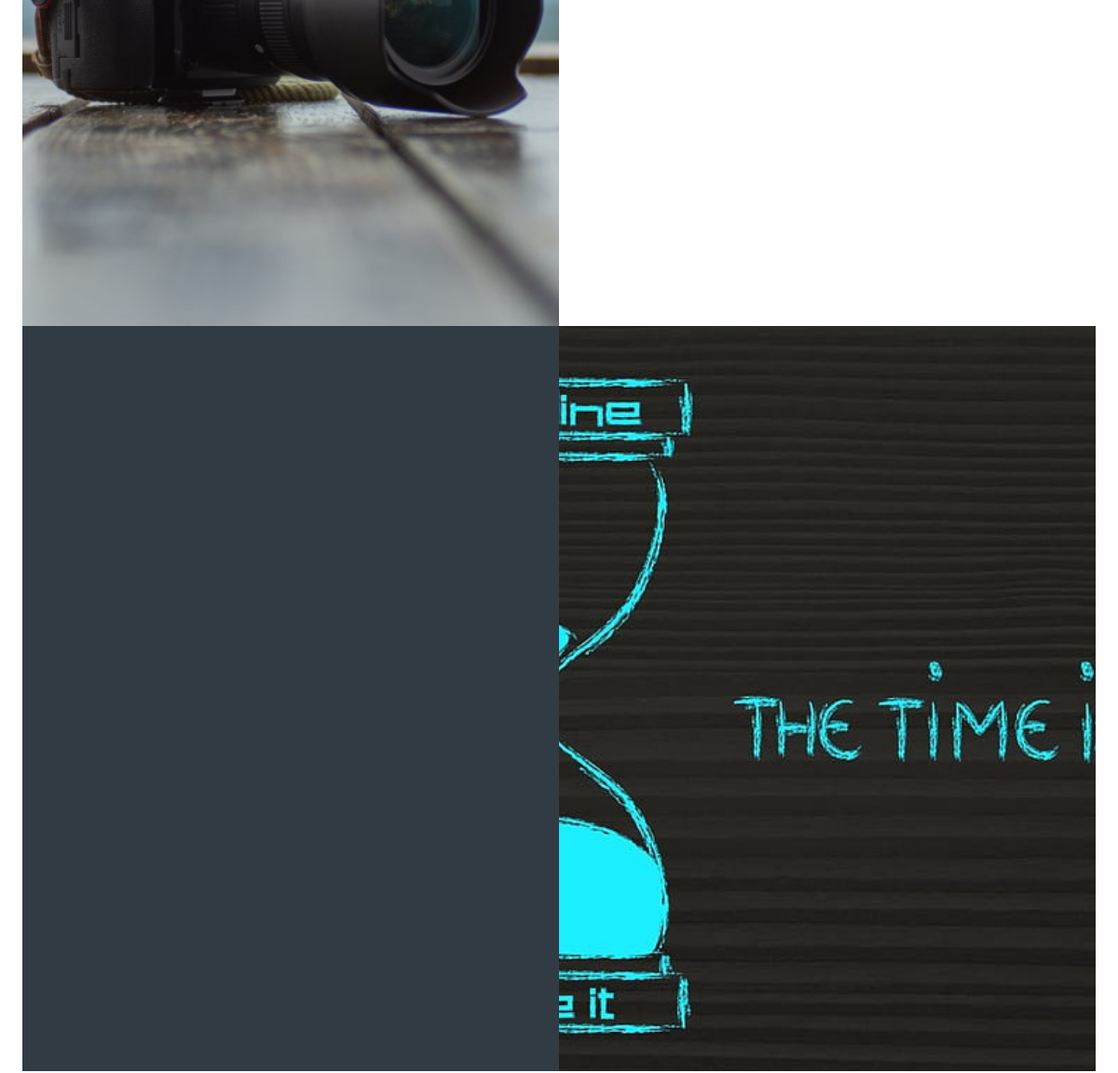
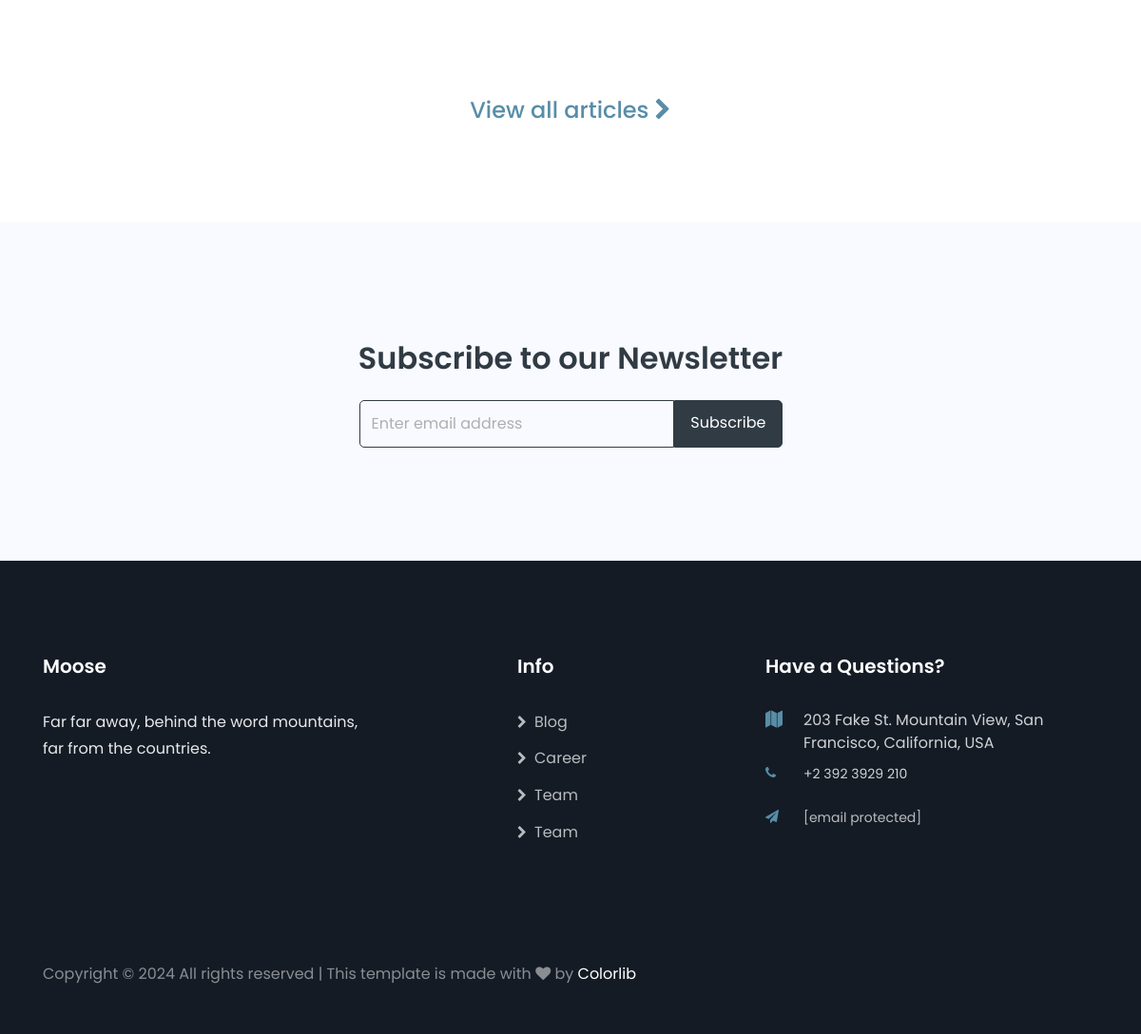
The app's page / (lower part), older data (2 pictures, top to bottom).
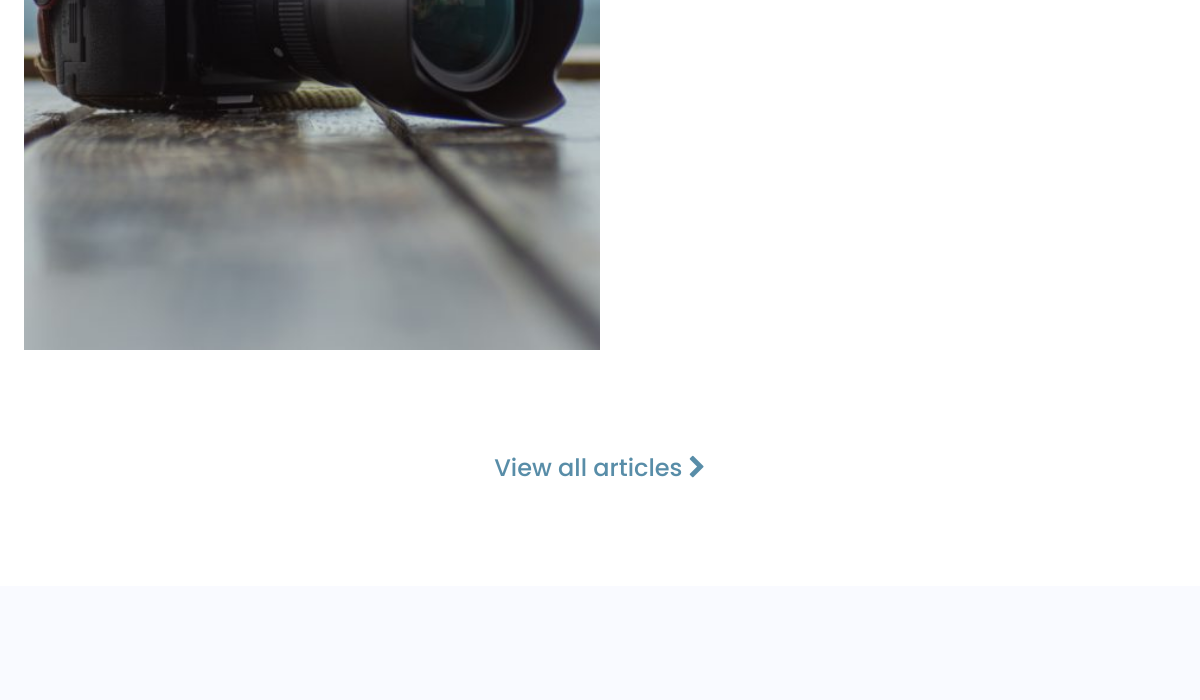
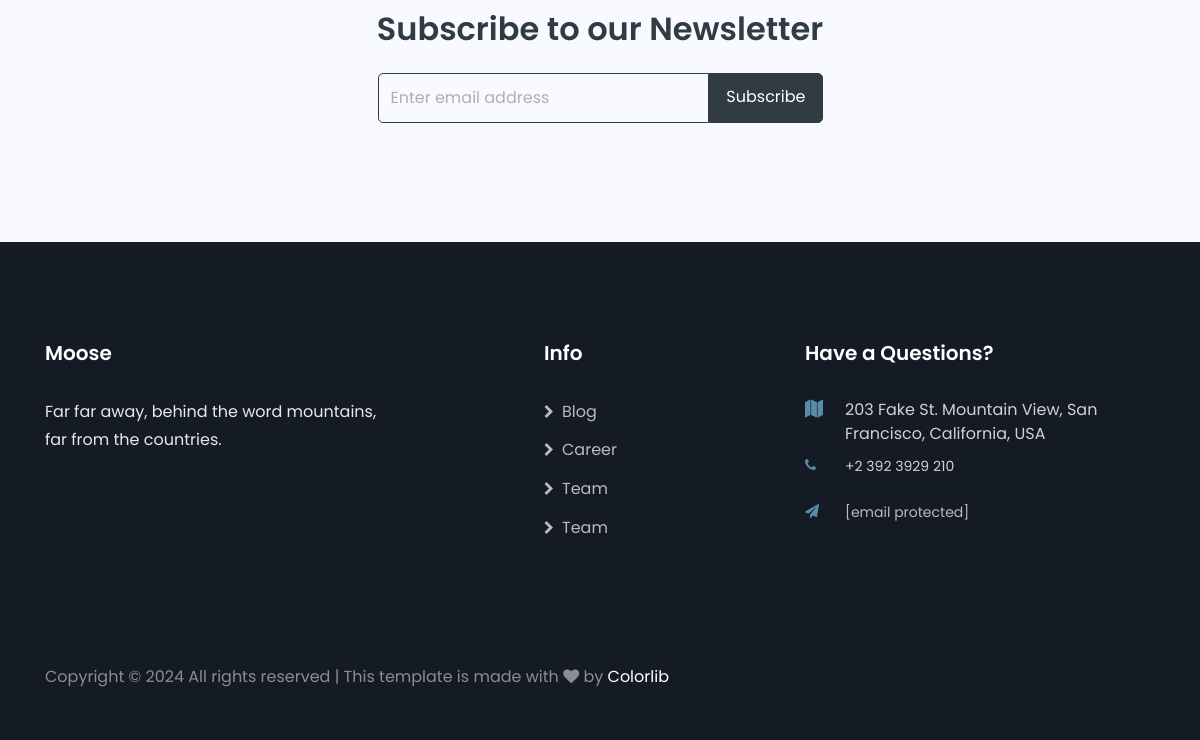
The same page, newer data (2 pictures, top to bottom).
### blog/models.py (models this page shows, shortened)
class Articles(models.Model):
    title = models.CharField(max_length=120)
    description = models.TextField()
    view_count = models.IntegerField(default=0)
    creator = models.CharField(max_length=120)
    creator_title = models.CharField(max_length=120)
    creator_image = models.ImageField(upload_to='users/image/')
    article_title_image = models.ImageField(upload_to='posts/image/')
    created_at = models.DateTimeField(auto_now_add=True)
    updated_at = models.DateTimeField(auto_now=True)
    main_page = models.BooleanField(default=True)

### blog/views.py (the view)
# urls.py: path('', home_view),
def home_view(request):
    articles = Articles.objects.filter(main_page=True)
    d = {
        "articles": articles[::-1]
    }
    return render(request, 'index.html', context=d)

### templates/index.html (shortened to what this page needs)
{% extends 'layouts/master.html' %}
{% load static %}
{% block content %}
<section class="hero-wrap py-md-4">
    <div class="overlay"></div>
</section>
<section class="ftco-section ftco-no-pb ftco-no-pt">
    <div class="container-fluid px-md-4">
        <div class="row no-gutters">
            {% for article in articles %}
            {% if article.id|divisibleby:2 %}
            <div class="col-md-12 blog-wrap">
                <div class="row no-gutters align-items-center">
                    <div class="col-md-6 img img-blog js-fullheight"
                         style="background-image: url({{article.article_title_image.url}});">
                    </div>
                    <div class="col-md-6">
                    </div>
                </div>
            </div>
            {% else %}
            <div class="col-md-12 blog-wrap bg-darken">
                <div class="row no-gutters align-items-center">
                    <div class="col-md-6 img img-blog js-fullheight order-md-last"
                         style="background-image: url({{ article.article_title_image.url}});">
                    </div>
                    <div class="col-md-6">
                    </div>
                </div>
            </div>
            {% endif %}
            {% endfor %}
        </div>
        <div class="row py-5">
            <div class="col-md-12 py-md-5 text-center">
                <a href="/blog" class="btn-custom-blog">View all articles <span class="fa fa-chevron-right"></span></a>
            </div>
        </div>
    </div>
</section>
<section class="ftco-intro ftco-section bg-light">
    <div class="container">
        <div class="row justify-content-center">
            <div class="col-md-12 text-center">
                <h2>Subscribe to our Newsletter</h2>
                <div class="row justify-content-center">
                    <div class="col-md-5">
                        <form action="#" class="subscribe-form">
                            <div class="form-group d-flex">
                                <input type="text" class="form-control" placeholder="Enter email address">
                                <input type="submit" value="Subscribe" class="submit px-3">
                            </div>
                        </form>
                    </div>
                </div>
            </div>
        </div>
    </div>
</section>
{% endblock %}

### templates/layouts/master.html (shortened to what this page needs)
<!DOCTYPE html>
<html lang="en">
{% load static %}
<head>
    <link rel="stylesheet" href="https://stackpath.bootstrapcdn.com/font-awesome/4.7.0/css/font-awesome.min.css">
    <link rel="stylesheet" href="{% static 'css/animate.css' %}">
    <link rel="stylesheet" href="{% static 'css/owl.carousel.min.css' %}">
    <link rel="stylesheet" href="{% static 'css/owl.theme.default.min.css' %}">
    <link rel="stylesheet" href="{% static 'css/magnific-popup.css' %}">
    <link rel="stylesheet" href="{% static 'css/flaticon.css' %}">
    <link rel="stylesheet" href="{% static 'css/style.css' %}">
</head>
<body>
{% block content %}
{% endblock %}
<footer class="ftco-footer">
    <div class="container">
        <div class="row mb-5 justify-content-between">
            <div class="col-sm-12 col-md-4">
                <div class="ftco-footer-widget mb-4">
                    <h2 class="ftco-heading-2 logo"><a href="#">Moose</a></h2>
                    <p>Far far away, behind the word mountains, far from the countries.</p>
                    <ul class="ftco-footer-social list-unstyled mt-2">
                    </ul>
                </div>
            </div>
            <div class="col-sm-12 col-md-2">
                <div class="ftco-footer-widget mb-4 ml-md-4">
                    <h2 class="ftco-heading-2">Info</h2>
                    <ul class="list-unstyled">
                        <li><a href="#"><span class="fa fa-chevron-right mr-2"></span>Blog</a></li>
                        <li><a href="#"><span class="fa fa-chevron-right mr-2"></span>Career</a></li>
                        <li><a href="#"><span class="fa fa-chevron-right mr-2"></span>Team</a></li>
                        <li><a href="#"><span class="fa fa-chevron-right mr-2"></span>Team</a></li>
                    </ul>
                </div>
            </div>
            <div class="col-sm-12 col-md-4">
                <div class="ftco-footer-widget mb-4">
                    <h2 class="ftco-heading-2">Have a Questions?</h2>
                    <div class="block-23 mb-3">
                        <ul>
                            <li><span class="icon fa fa-map marker"></span><span class="text">203 Fake St. Mountain View, San Francisco, California, USA</span>
                            </li>
                            <li><a href="#"><span class="icon fa fa-phone"></span><span
                                    class="text">+2 392 3929 210</span></a></li>
                            <li><a href="#"><span class="icon fa fa-paper-plane pr-4"></span><span class="text"><span
                                    class="__cf_email__" data-cfemail="3d54535b527d4452484f5952505c5453135e5250">[email&#160;protected]</span></span></a>
                            </li>
                        </ul>
                    </div>
                </div>
            </div>
        </div>
    </div>
    <div class="container-fluid px-0 py-5 bg-black">
        <div class="container">
            <div class="row">
                <div class="col-md-12">
                    <p class="mb-0" style="color: rgba(255,255,255,.5);">Copyright &copy;
                        All rights reserved | This template is made with <i class="fa fa-heart color-danger"
                                                                            aria-hidden="true"></i> by <a
                                href="https://colorlib.com/" target="_blank" rel="nofollow noopener">Colorlib</a>
                    </p>
                </div>
            </div>
        </div>
    </div>
</footer>
</body>
</html>

Row changes from the older to the newer data that the page shows:
no longer on this page (row edited): Articles: article_title_image (picture)
